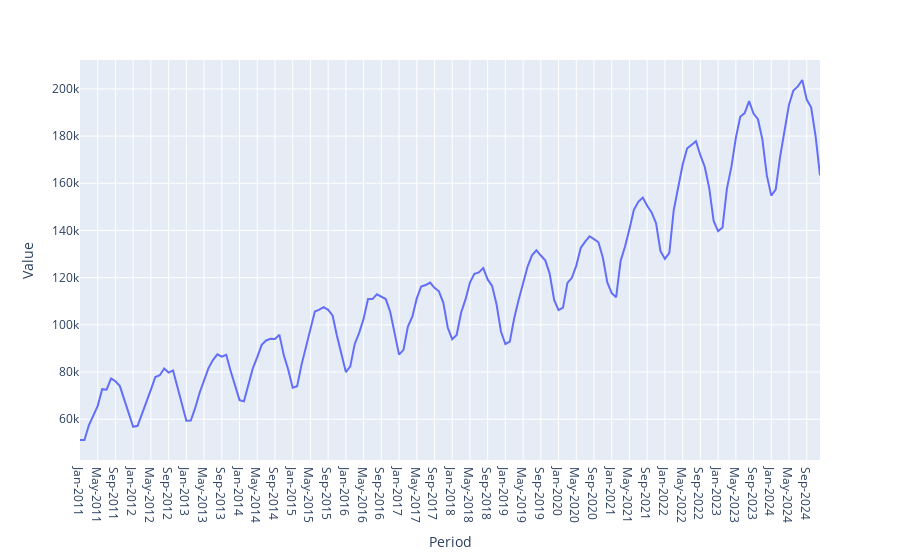

Notebook cell for this chart:
### Code cell
fig = px.line(df, x='Period', y='Value')
fig.show()

### Figure 1 — Plotly figure (JSON) as saved in the notebook; plotly's stock layout.template omitted (floating-point values rounded to 4 significant figures; data arrays with more than 128 entries replaced by an {"elided": "..."} marker saying what was removed)
{"data": [{"hovertemplate": "Period=%{x}<br>Value=%{y}<extra></extra>", "legendgroup": "", "line": {"color": "#636efa", "dash": "solid"}, "marker": {"symbol": "circle"}, "mode": "lines", "name": "", "orientation": "v", "showlegend": false, "type": "scatter", "x": {"elided": "168 str values"}, "xaxis": "x", "y": {"elided": "168 int values"}, "yaxis": "y"}], "layout": {"legend": {"tracegroupgap": 0}, "margin": {"t": 60}, "xaxis": {"anchor": "y", "domain": [0, 1], "title": {"text": "Period"}}, "yaxis": {"anchor": "x", "domain": [0, 1], "title": {"text": "Value"}}}}
